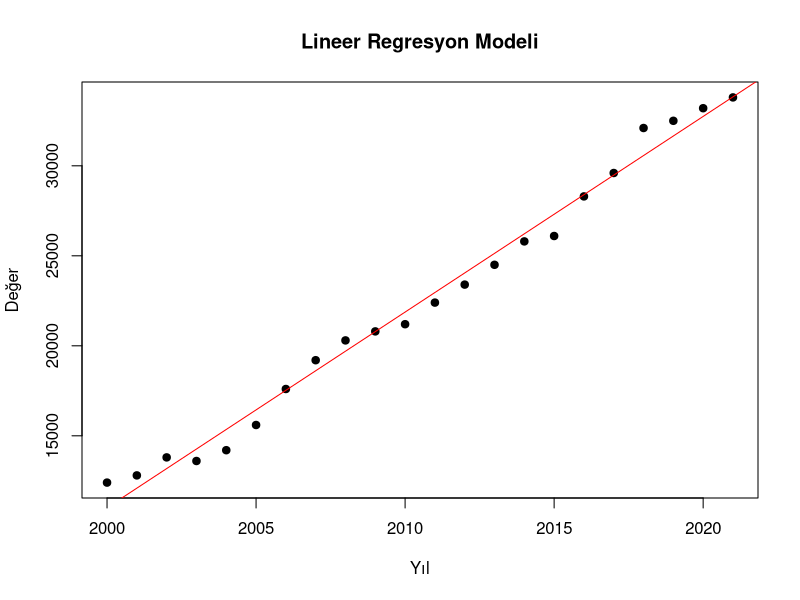

This figure's R source:

years <- c(2000, 2001, 2002, 2003, 2004, 2005, 2006, 2007, 2008, 2009, 2010, 2011, 2012, 2013, 2014, 2015, 2016, 2017, 2018, 2019, 2020, 2021)
values <- c(12400, 12800, 13800, 13600, 14200, 15600, 17600, 19200, 20300, 20800, 21200, 22400, 23400, 24500, 25800, 26100, 28300, 29600, 32100, 32500, 33200, 33800)
data <- data.frame(Year=years, Value=values)


model <- lm(Value ~ Year, data=data)

summary(model)


future_years <- data.frame(Year=c(2022, 2023, 2024, 2025))
predictions <- predict(model, newdata=future_years)
print(predictions)

plot(data$Year, data$Value, main="Lineer Regresyon Modeli", xlab="Yıl", ylab="Değer", pch=19)
abline(model, col="red")
